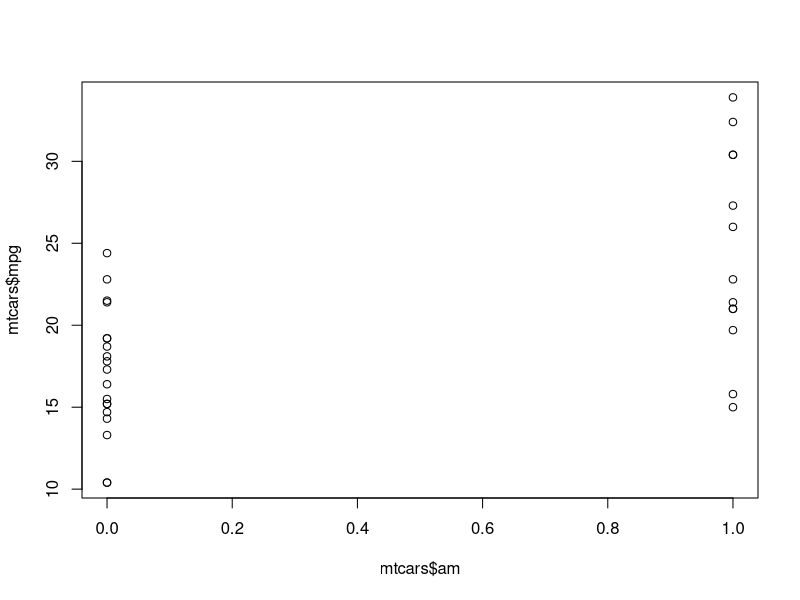

Recreate this plot in R.
# Check the mean of mpg in mtcars
# NUll Hypothesis (H0) = 20
# Alternative Hypothesis !=20
mu0 <- 20
sigma <- 6
xbar <- mean(mtcars$mpg)
n <- length(mtcars$mpg)
print(n)

# test if mpg follow normal distribution
shapiro.test(mtcars$mpg)
# Shapiro-Wilk normality test
# 
# data:  mtcars$mpg
# W = 0.94756, p-value = 0.1229
#  it follows normal distribution

# function to calculate z value
z <- sqrt(n) * (xbar - mu0) / sigma
p_value <- 2 * pnorm(-abs(z))
print(p_value)

p_value <- 2 * pnorm(z)
print(p_value)

# Interpretation
# print(p_value)
# [1] 0.9319099
# If p-value > 0.05, accept null hypothesis,
# Our p value is > 0.05, we accept null hypothesis, So the mean is 20.


# USE t-test
t.test(mtcars$mpg, mu=mu0)


# TWO sample mpg and am (Transmission, automatic and manual)

# testing assumptions. 1. Test normality for am on both value 0 and 1
shapiro.test(mtcars$am)
# data:  mtcars$am
# W = 0.62507, p-value = 7.836e-08
# p-value < 

#  Test if the every category follows normal distribution
with(mtcars, shapiro.test(mpg[am==0]))
# Shapiro-Wilk normality test
# 
# data:  mpg[am == 0]
# W = 0.97677, p-value = 0.8987
# p-value > 0.05, so it follows normal distribution

with(mtcars, shapiro.test(mpg[am==1]))
# Shapiro-Wilk normality test

# data:  mpg[am == 1]
# W = 0.9458, p-value = 0.5363
#  p-value > 0.05 , so follows normal distribution

# 2. Test group varianve test
# H0 
var.test(mpg~am, data = mtcars)
# F test to compare two variances
# 
# data:  mpg by am
# F = 0.38656, num df = 18, denom df = 12, p-value = 0.06691
# since p-value > 0.05, accept H0, accept H0. ie. it follows normal distribution.
# so can use two sample student test

t.test(mpg~am, var.equal = T, data = mtcars)
# Two Sample t-test
# 
# data:  mpg by am
# t = -4.1061, df = 30, p-value = 0.000285
# alternative hypothesis: true difference in means between group 0 and group 1 is not equal to 0
# 95 percent confidence interval:
#   -10.84837  -3.64151
# sample estimates:
# mean in group 0 mean in group 1 
# 17.14737        24.39231 
# Since p-value is 0.000285, accept H0, i.e it follows normal distribution. Looking
# mean for group 1 (manual) has more mileage

# fit the linear model 
lm(mpg~am, data=mtcars)
# Call:
#   lm(formula = mpg ~ am, data = mtcars)
# 
# Coefficients:
#   (Intercept)           am  
# 17.147        7.245 

summary(lm(mpg~am, data=mtcars))
# Residuals is used to predict 

# Coefficients:
#   Estimate Std. Error t value Pr(>|t|)    
# (Intercept)   17.147      1.125  15.247 1.13e-15 ***
#   am             7.245      1.764   4.106 0.000285 ***
#  it means that vechile (am = manual) give 7.245 more mileage than am = automatic

# Test linear test better mpg and am
# x = am, y = mpg
plot(mtcars$am, mtcars$mpg)
# test linear with pearson correaltion coefficient test, the plot may not be
# convinced about linear but we have pearson's correlation test
cor.test(mtcars$am, mtcars$mpg)
# Interpretation
# Pearson's product-moment correlation
# 
# data:  mtcars$am and mtcars$mpg
# t = 4.1061, df = 30, p-value = 0.000285
# p-value < 0.05, it means it is linear


# ONE SAMPLE Proportion test